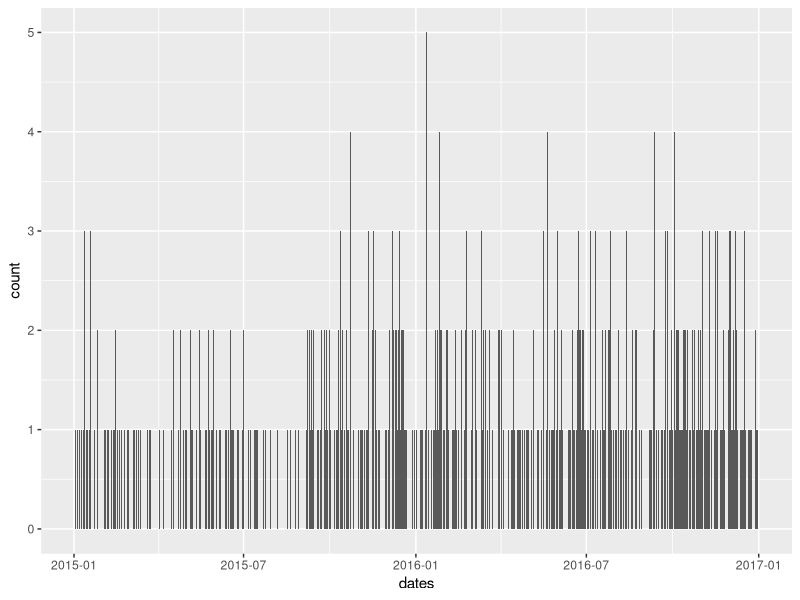

Recreate this plot in R. (Note: this script raises an error after producing the figure.)

library(tidyverse)
library(magrittr)
library(lubridate)
library(forcats)
library(caret)
library(stringr)

setwd('C:/Users/Laurens/Dropbox/projects/ecmwf/code/ReadingBus/Data/')
claims <- read_csv('busClaims.csv')
apiKey <- readline('Enter API key:')

# Data Cleaning --------------------------------------------------------

# Get useful route names
routes <- c('2','3','4','5','6','7','9','11','12','13','14','15','16','17',
  '19a','19b','19c','21','22','23','24','25','26','27','28','33','500') %>%
  factor

claims %<>%
  mutate(
    route = Route %>%
      # Take part before slash
      str_split('/') %>%
      lapply(FUN = function(x) {x[[1]]}) %>%
      unlist,
    # Remove trailing spaces
    route = route %>%
      str_split(boundary('word')) %>%
      lapply(FUN = function(x) {x[[1]]}) %>%
      unlist,
    # Remove leading zeros
    route = route %>%
      str_split('^[0]{1,9}') %>%
      lapply(FUN = function(x) {x[[length(x)]]}) %>%
      unlist %>% factor,
    route = route %>% 
      fct_recode(
        `2` = '2A',
        `4` = 'X4',
        `6` = '6A',
        `27` = '29')) %>%
  # Create proper date field
  mutate(dates = `Accident Date` %>% as.Date(format = '%d/%m/%y')) %>%
  # Only claims in 2015 and 2016
  filter(year(dates) > 2014 & year(dates) < 2017) %>%
  # Only valid routes
  filter(route %in% routes) %>%
  # Make bad flag
  mutate(claimed = 1) %>% 
  select(one_of('dates', 'route', 'claimed'))


# Create model data frame ----------------------------------------------
modeldata <- data_frame(dates = seq(ymd('2015-01-01'), ymd('2016-12-31'), by = 'days')) %>%
  # Add routes
  cbind(setNames(lapply(routes, function(x) x=NA), routes)) %>%
  # One row per route per day
  gather(key = route, value = claim, -dates) %>%
  # Set claims to zero
  mutate(claim = 0) %>%
  # Merge claims data
  full_join(claims, by = c('dates', 'route')) %>%
  # Get number of claims per day per route
  group_by(dates, route) %>%
  summarise(claims = sum(claim, na.rm = TRUE) + sum(claimed, na.rm = TRUE)) %>%
  mutate(claims = ifelse(claims > 0, 'yes', 'no') %>% as.factor())

# Plot bad flag over time
modeldata %>%
  filter(claims == 'yes') %>%
  ggplot(aes(x = dates)) +
  geom_histogram(binwidth = 1)


# Run the model ---------------------------------------------------------
set.seed(1717)
kfolds <- createFolds(modeldata$claims, k = 3)

data_train <- modeldata[-kfolds[[3]],]
data_test <- modeldata[kfolds[[3]],]
  

mod_eval <- trainControl(summaryFunction = madSummary)
mod_tune <- expand.grid()



train(
  x = modeldata,
  )


# Train glmnet model
mod_tune <- expand.grid(
  alpha = c(0.1, 0.5, 1), #c(0.1, 0.2, 0.3, 0.5, 0.7, 1), 
  lambda = c(0.0001, 0.001, 0.01)) #c(0.00003, 0.0001, 0.0003, 0.001, 0.003, 0.01, 0.03, 0.1))
mod_eval <- trainControl(
  method = "repeatedcv",
  number = 10,
  repeats = 3,
  classProbs = TRUE,
  summaryFunction = twoClassSummary)
mod_train <- train(
  claims ~ 1 + .,
  data = modeldata,
  method = "glmnet",
  family = "binomial",
  metric = "ROC",
  tuneGrid = mod_tune,
  trControl = mod_eval)







